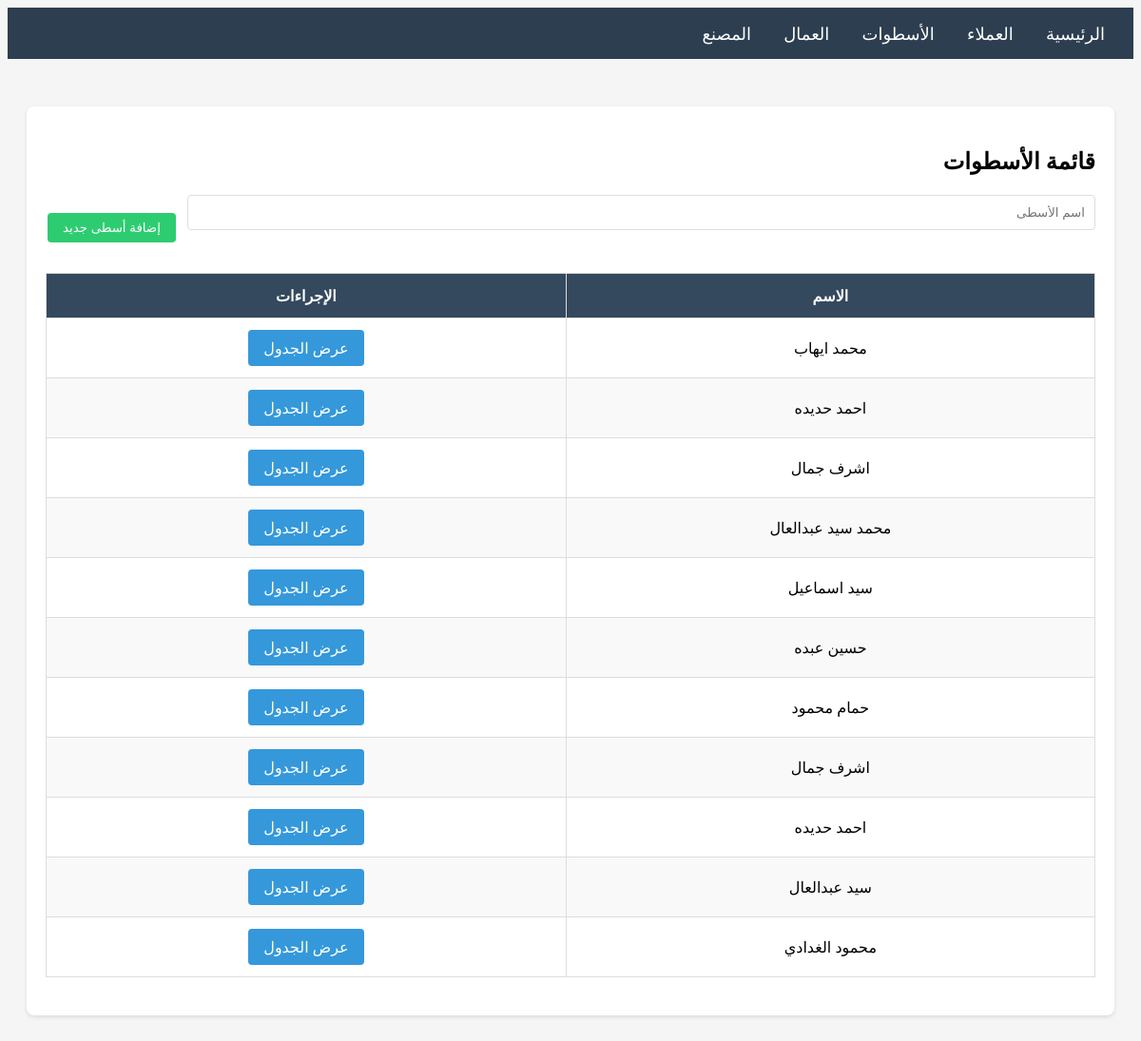
/craftsmen/, run on the app's committed database.
### main/models.py (models this page shows, shortened)
class Craftsman(models.Model):
    name = models.CharField(max_length=200, verbose_name='اسم الأسطى')
    created_at = models.DateTimeField(auto_now_add=True)
    class Meta:
        verbose_name = 'أسطى'
        verbose_name_plural = 'الأسطوات'
        ordering = ['-created_at']

### main/views.py (the view)
# urls.py: path('craftsmen/', views.craftsman_list, name='craftsman_list'),
def craftsman_list(request):
    craftsmen = Craftsman.objects.all()
    if request.method == 'POST':
        form = CraftsmanForm(request.POST)
        if form.is_valid():
            form.save()
            messages.success(request, 'تم إضافة الأسطى بنجاح')
            return redirect('craftsman_list')
    else:
        form = CraftsmanForm()
    return render(request, 'main/craftsman_list.html', {'craftsmen': craftsmen, 'form': form})

### main/forms.py
class CraftsmanForm(forms.ModelForm):
    class Meta:
        model = Craftsman
        fields = ['name']
        widgets = {
            'name': forms.TextInput(attrs={'class': 'form-control', 'placeholder': 'اسم الأسطى'}),
        }

### main/templates/main/craftsman_list.html (shortened to what this page needs)
{% extends 'main/base.html' %}
{% block content %}
<div class="card">
    <h2>قائمة الأسطوات</h2>
    <form method="POST" style="margin-bottom: 30px;">
        <div style="display: flex; gap: 10px; align-items: end;">
            <div class="form-group" style="flex: 1;">
                {{ form.name }}
            </div>
            <button type="submit" class="btn btn-success">إضافة أسطى جديد</button>
        </div>
    </form>
    <div class="table-container">
        <table>
            <thead>
                <tr>
                    <th>الاسم</th>
                    <th>الإجراءات</th>
                </tr>
            </thead>
            <tbody>
                {% for craftsman in craftsmen %}
                <tr>
                    <td>{{ craftsman.name }}</td>
                    <td>
                        <a href="{% url 'craftsman_detail' craftsman.pk %}" class="btn btn-primary">عرض الجدول</a>
                    </td>
                </tr>
                {% empty %}
                <tr>
                    <td colspan="2" style="text-align: center;">لا يوجد أسطوات حالياً</td>
                </tr>
                {% endfor %}
            </tbody>
        </table>
    </div>
</div>
{% endblock %}

### static/css/style.css (style rules this page uses)
body { direction: rtl; text-align: right; font-family: 'Segoe UI', Tahoma, Geneva, Verdana, sans-serif; background-color: #f5f5f5; }
.card { background: white; border-radius: 8px; padding: 20px; margin-bottom: 20px; box-shadow: 0 2px 4px rgba(0,0,0,0.1); }
.table-container { overflow-x: auto; margin: 20px 0; }
table { width: 100%; border-collapse: collapse; background: white; }
table th { background-color: #34495e; color: white; padding: 12px; text-align: center; border: 1px solid #ddd; }
table td { padding: 10px; text-align: center; border: 1px solid #ddd; }
table tr:nth-child(even) { background-color: #f9f9f9; }
.btn { padding: 8px 16px; border: none; border-radius: 4px; cursor: pointer; text-decoration: none; display: inline-block; margin: 2px; }
.btn-primary { background-color: #3498db; color: white; }
.btn-success { background-color: #2ecc71; color: white; }
.form-group { margin-bottom: 15px; }
.form-control { width: 100%; padding: 10px; border: 1px solid #ddd; border-radius: 4px; box-sizing: border-box; }

### data on the page
Craftsman: name "محمد ايهاب"
Craftsman: name "احمد حديده"
Craftsman: name "اشرف جمال"
Craftsman: name "محمد سيد عبدالعال"
Craftsman: name "سيد اسماعيل"
Craftsman: name "حسين عبده"
Craftsman: name "حمام محمود"
Craftsman: name "اشرف جمال"
Craftsman: name "احمد حديده"
Craftsman: name "سيد عبدالعال"
Craftsman: name "محمود الغدادي"
